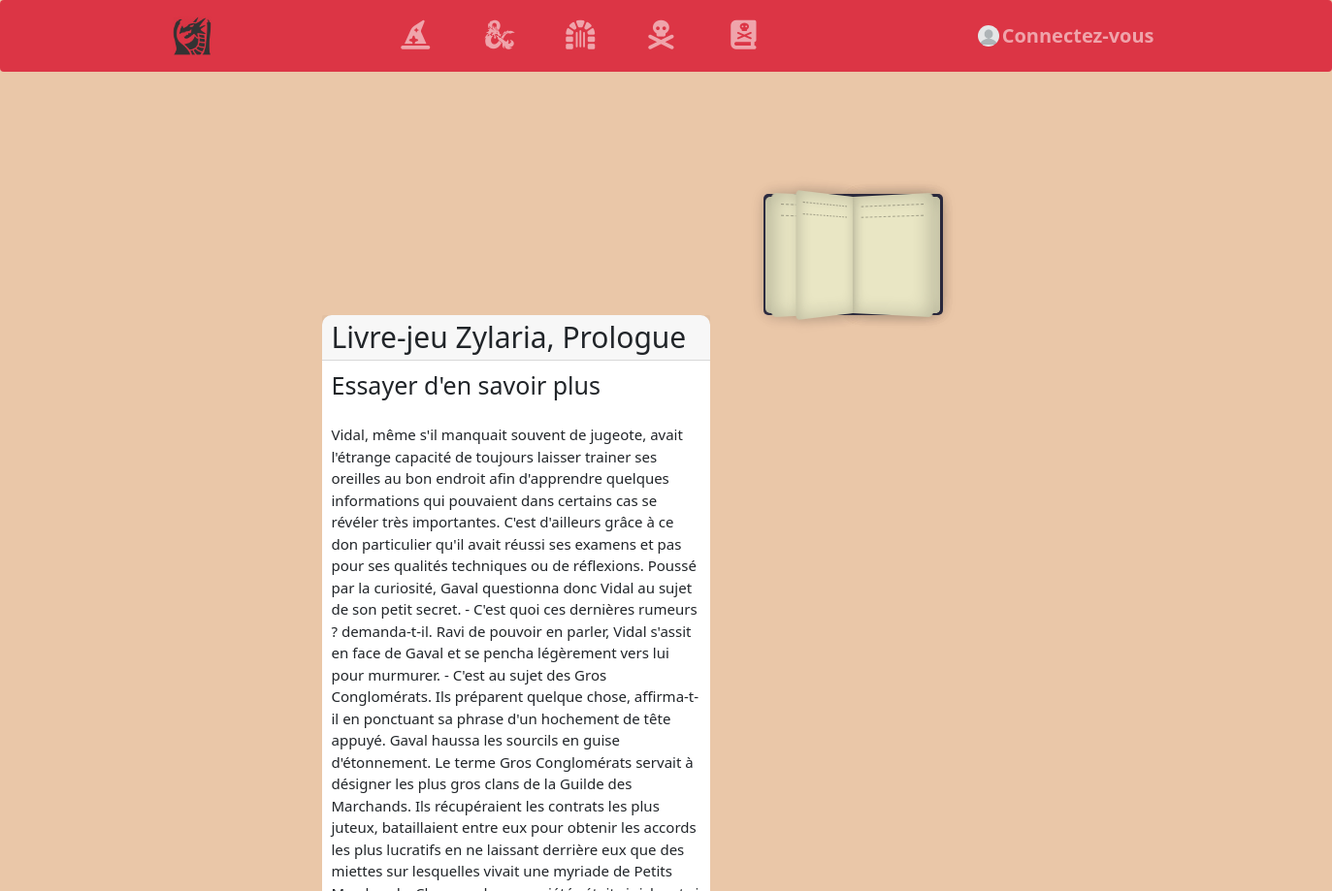
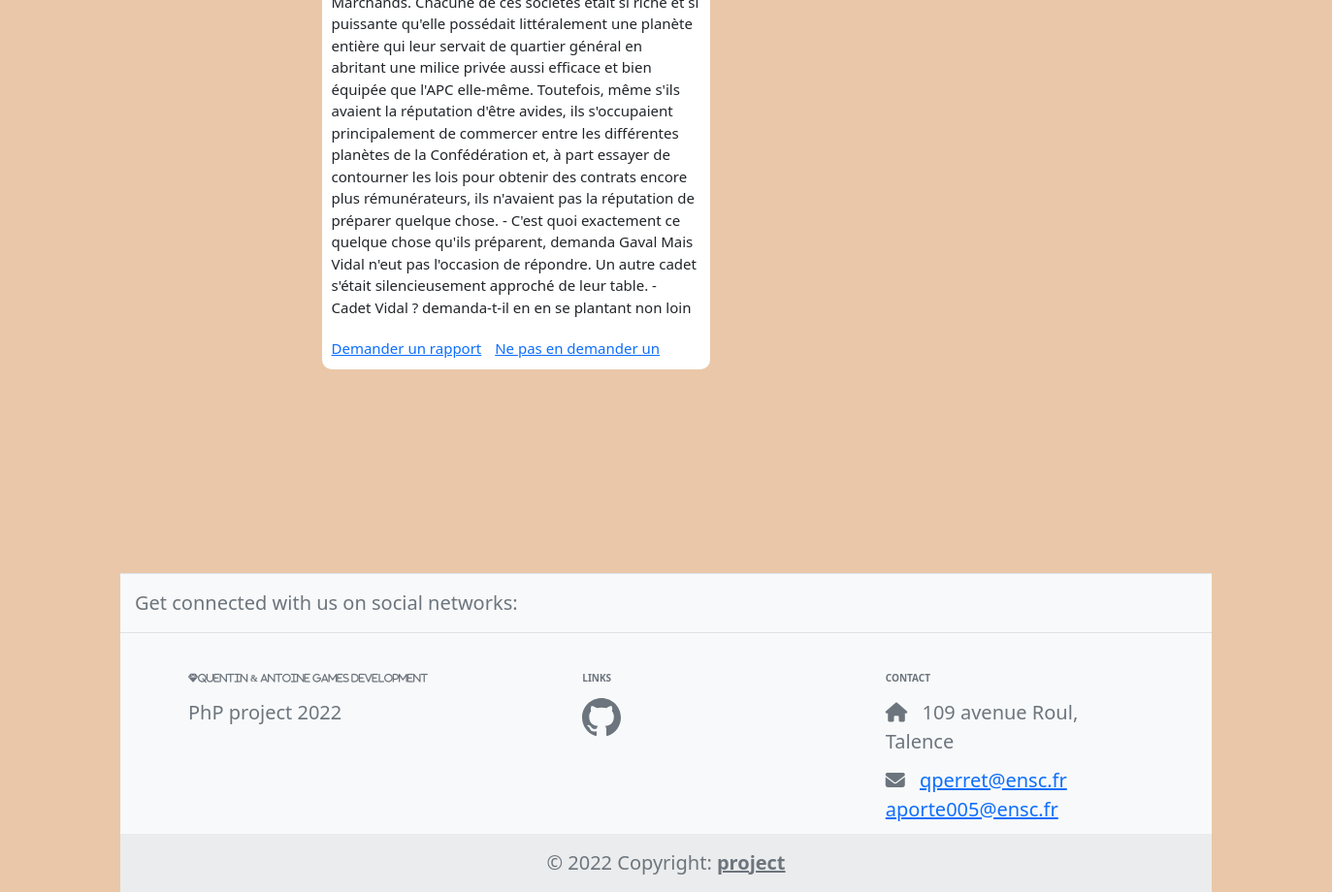
The page /stories.php?chId=15 on the database its author committed (2 pictures, top to bottom).
### tables this page shows
create table story(
    sto_id integer not null primary key auto_increment,
    sto_title varchar(100) not null,
    sto_description varchar(2000),
    sto_writer varchar(150) not null,
    sto_first_ch_id integer,
    sto_played integer not null,
    sto_finished integer not null
);

create table chapter(
    ch_id integer not null primary key auto_increment,
    ch_story_id integer not null, 
    ch_title varchar(100) not null,
    ch_story varchar(2000),
    end_sto boolean
);

create table link(
    link_id integer not null primary key auto_increment,
    link_ch integer not null,
    link_next integer
);

### includes/functions.php (called while the page is built, shortened)
<?php
function getDb() {
    $server = "localhost";
    $username = "qperret";
    $password = "passworddb";
    $db = "qperret";
    return new PDO("mysql:host=$server;dbname=$db;charset=utf8",
    $username, $password,
    array(PDO::ATTR_ERRMODE => PDO::ERRMODE_EXCEPTION));
}
function getStory($id_story){
    $stmt = getDb() -> prepare('SELECT * FROM story WHERE sto_id = :id');
    $stmt -> execute(array(
        'id' => $id_story
    ));
    $ligne = $stmt->fetch();
    return $ligne;
}
function getCh($id_chapter){
    $stmt = getDb() -> prepare('SELECT * FROM chapter WHERE ch_id = :id');
    $stmt -> execute(array('id' => $id_chapter));
    $ligne = $stmt->fetch();
    return $ligne;
}
function getAllLink($id_chapter){
    $request = 'SELECT * FROM link WHERE link_ch = ?';
    $response = getDb() -> prepare($request);
    $response -> execute(array($id_chapter));
    return $response -> fetchAll();
}

### stories.php (the view, shortened to what this page needs)
<?php
require_once 'includes/functions.php';
$chId = $_GET['chId'];
$chapter = getCh($chId);
$stoId = $chapter['ch_story_id'];
$story = getStory($stoId);
$links = getAllLink($chId);
$gameId =lastInsertGame()[0];
?>
<!doctype html>
<html>
<?php require_once "includes/head.php"; ?>
<body>
    <div class="container">
        <?php require_once "includes/header.php"; ?>
<div class="container" style="margin: 200px; ">
        <div class="book " style="width:200px;">
            <span class="page turn"></span>
            <span class="page turn"></span>
        </div>
        <div class="card mb-3" style="margin-right: 50px; font-size: 15px">
                <h3 class="card-header display-5"><strong><?= $story['sto_title']?></strong></h3>
                <div class="card-body">
                    <h5 class="card-title display-6"><?= $chapter['ch_title']?></h5>
                </div>
                <div class="card-body">
                    <p class="card-text"><?= $chapter['ch_story']?></p>
                </div>
                <div class="card-body">
                    <?php if($chapter['end_sto']==1)
                    {
                    delGame($gameId);?>
                    <a class="btn btn-danger" role="button" href="index.php">Finish the story</a>
                    <?php } else {
                        foreach($links as $key=>$link){
                        $nextCh = getCh($link['link_next']);
                        ?>
                        <a href="stories.php?chId=<?=$nextCh['ch_id']?>" class="card-link"><?=$nextCh['ch_title']?></a>
                    <?php } } ?>
                </div>
                </div>
        </div>
        <?php require_once "includes/footer.php"; ?>
    </div>
</body>
</html>

### css/style.css (style rules this page uses)
body { background-color: #eac7a8; }
.card { width: 400px; border: none; border-radius: 10px; background-color: #fff }
.book { top: 0; bottom: 0; left: 0; right: 0; margin: auto; width: 18.5rem; height: 12.5rem; perspective: 70rem; }
.page { top: 0.25rem; left: 0.25rem; background-color: #e9e6c4; transform: rotateY(0deg); width: 9rem; height: 12rem; text-align: right; font-size: 8px; color: #777; font-family: monospace; }
.page::before, .page::after { display: block; border-top: 1px dashed rgba(0, 0, 0, 0.3); content: ""; padding-bottom: 1rem; }
.cover, .page { position: absolute; padding: 1rem; transform-origin: 100% 0; border-radius: 5px 0 0 5px; box-shadow: inset 3px 0px 20px rgba(0, 0, 0, 0.2), 0px 0px 15px rgba(0, 0, 0, 0.1); box-sizing: border-box; }
.page.turn { animation: bookOpen 3s forwards; }
.page:nth-of-type(4) { animation: bookOpen150deg 3s forwards; animation-delay: 0.99s; }
.page:nth-of-type(6) { animation: bookOpen55deg 3s forwards; animation-delay: 1.25s; }

### rows shown on the page
story: sto_title "Livre-jeu Zylaria, Prologue"
chapter: ch_title "Essayer d'en savoir plus", ch_story "Vidal, même s'il manquait souvent de jugeote, avait l'étrange capacité de toujours laisser trainer ses oreilles au bon endroit afin d'apprendre quelques informations qui pouvaient dans certains cas se révéler très importantes. C'est d'ailleurs grâce à ce don particulier qu'il avait réussi ses examens et pas pour ses qualités techniques ou de réflexions. Poussé par la curiosité, Gaval questionna donc Vidal au sujet de son petit secret. - C'est quoi ces dernières rumeurs ? demanda-t-il. Ravi de pouvoir en parler, Vidal s'assit en face de Gaval et se pencha légèrement vers lui pour murmurer. - C'est au sujet des Gros Conglomérats. Ils préparent quelque chose, affirma-t-il en ponctuant sa…"
link: chapter.ch_title "Demander un rapport"
link: chapter.ch_title "Ne pas en demander un"
